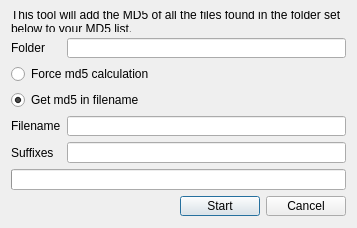
<?xml version="1.0" encoding="UTF-8"?>
<ui version="4.0">
 <class>Md5Fix</class>
 <widget class="QDialog" name="Md5Fix">
  <property name="geometry">
   <rect>
    <x>0</x>
    <y>0</y>
    <width>357</width>
    <height>224</height>
   </rect>
  </property>
  <property name="windowTitle">
   <string>Md5 list fixer</string>
  </property>
  <property name="windowIcon">
   <iconset resource="../../../resources/resources.qrc">
    <normaloff>:/images/icon.ico</normaloff>:/images/icon.ico</iconset>
  </property>
  <layout class="QFormLayout" name="formLayout">
   <property name="fieldGrowthPolicy">
    <enum>QFormLayout::AllNonFixedFieldsGrow</enum>
   </property>
   <item row="0" column="0" colspan="2">
    <widget class="QLabel" name="label_3">
     <property name="text">
      <string>This tool will add the MD5 of all the files found in the folder set below to your MD5 list.</string>
     </property>
     <property name="wordWrap">
      <bool>true</bool>
     </property>
    </widget>
   </item>
   <item row="1" column="0">
    <widget class="QLabel" name="label">
     <property name="text">
      <string>Folder</string>
     </property>
    </widget>
   </item>
   <item row="1" column="1">
    <widget class="QLineEdit" name="lineFolder"/>
   </item>
   <item row="2" column="0" colspan="2">
    <widget class="QRadioButton" name="radioForce">
     <property name="text">
      <string>Force md5 calculation</string>
     </property>
    </widget>
   </item>
   <item row="3" column="0" colspan="2">
    <widget class="QRadioButton" name="radioFilename">
     <property name="text">
      <string>Get md5 in filename</string>
     </property>
     <property name="checked">
      <bool>true</bool>
     </property>
    </widget>
   </item>
   <item row="4" column="0">
    <widget class="QLabel" name="label_2">
     <property name="text">
      <string>Filename</string>
     </property>
    </widget>
   </item>
   <item row="4" column="1">
    <widget class="QLineEdit" name="lineFilename"/>
   </item>
   <item row="6" column="0" colspan="2">
    <widget class="QProgressBar" name="progressBar">
     <property name="enabled">
      <bool>true</bool>
     </property>
     <property name="format">
      <string>%v/%m</string>
     </property>
    </widget>
   </item>
   <item row="7" column="0" colspan="2">
    <layout class="QHBoxLayout" name="horizontalLayout_4">
     <item>
      <spacer name="horizontalSpacer">
       <property name="orientation">
        <enum>Qt::Horizontal</enum>
       </property>
       <property name="sizeHint" stdset="0">
        <size>
         <width>0</width>
         <height>0</height>
        </size>
       </property>
      </spacer>
     </item>
     <item>
      <widget class="QPushButton" name="buttonStart">
       <property name="text">
        <string>Start</string>
       </property>
      </widget>
     </item>
     <item>
      <widget class="QPushButton" name="buttonCancel">
       <property name="text">
        <string>Cancel</string>
       </property>
      </widget>
     </item>
    </layout>
   </item>
   <item row="5" column="0">
    <widget class="QLabel" name="label_4">
     <property name="text">
      <string>Suffixes</string>
     </property>
    </widget>
   </item>
   <item row="5" column="1">
    <widget class="QLineEdit" name="lineSuffixes"/>
   </item>
  </layout>
 </widget>
 <tabstops>
  <tabstop>lineFolder</tabstop>
  <tabstop>radioForce</tabstop>
  <tabstop>radioFilename</tabstop>
  <tabstop>lineFilename</tabstop>
  <tabstop>buttonStart</tabstop>
  <tabstop>buttonCancel</tabstop>
 </tabstops>
 <resources>
  <include location="../../../resources/resources.qrc"/>
 </resources>
 <connections>
  <connection>
   <sender>radioFilename</sender>
   <signal>toggled(bool)</signal>
   <receiver>label_2</receiver>
   <slot>setEnabled(bool)</slot>
   <hints>
    <hint type="sourcelabel">
     <x>50</x>
     <y>104</y>
    </hint>
    <hint type="destinationlabel">
     <x>47</x>
     <y>130</y>
    </hint>
   </hints>
  </connection>
  <connection>
   <sender>radioFilename</sender>
   <signal>toggled(bool)</signal>
   <receiver>lineFilename</receiver>
   <slot>setEnabled(bool)</slot>
   <hints>
    <hint type="sourcelabel">
     <x>304</x>
     <y>104</y>
    </hint>
    <hint type="destinationlabel">
     <x>347</x>
     <y>130</y>
    </hint>
   </hints>
  </connection>
  <connection>
   <sender>buttonStart</sender>
   <signal>clicked()</signal>
   <receiver>Md5Fix</receiver>
   <slot>start()</slot>
   <hints>
    <hint type="sourcelabel">
     <x>237</x>
     <y>200</y>
    </hint>
    <hint type="destinationlabel">
     <x>221</x>
     <y>219</y>
    </hint>
   </hints>
  </connection>
  <connection>
   <sender>buttonCancel</sender>
   <signal>clicked()</signal>
   <receiver>Md5Fix</receiver>
   <slot>cancel()</slot>
   <hints>
    <hint type="sourcelabel">
     <x>311</x>
     <y>203</y>
    </hint>
    <hint type="destinationlabel">
     <x>314</x>
     <y>217</y>
    </hint>
   </hints>
  </connection>
 </connections>
 <slots>
  <slot>start()</slot>
  <slot>cancel()</slot>
 </slots>
</ui>
